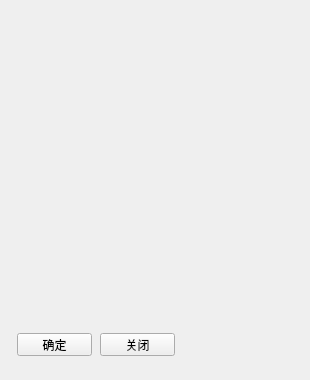
<?xml version="1.0" encoding="UTF-8"?>
<ui version="4.0">
 <class>ConfigColumn</class>
 <widget class="QMainWindow" name="ConfigColumn">
  <property name="geometry">
   <rect>
    <x>0</x>
    <y>0</y>
    <width>310</width>
    <height>380</height>
   </rect>
  </property>
  <property name="windowTitle">
   <string>显示列</string>
  </property>
  <widget class="QWidget" name="centralwidget">
   <layout class="QVBoxLayout" name="verticalLayout_2">
    <item>
     <widget class="QWidget" name="widget_2" native="true">
      <property name="styleSheet">
       <string notr="true">background-color:;</string>
      </property>
      <layout class="QVBoxLayout" name="verticalLayout_3">
       <item>
        <layout class="QVBoxLayout" name="verticalLayout"/>
       </item>
      </layout>
     </widget>
    </item>
    <item>
     <widget class="QWidget" name="widget" native="true">
      <property name="maximumSize">
       <size>
        <width>16777215</width>
        <height>60</height>
       </size>
      </property>
      <widget class="QPushButton" name="btnSave">
       <property name="geometry">
        <rect>
         <x>8</x>
         <y>22</y>
         <width>75</width>
         <height>23</height>
        </rect>
       </property>
       <property name="text">
        <string>确定</string>
       </property>
      </widget>
      <widget class="QPushButton" name="pushButton_2">
       <property name="geometry">
        <rect>
         <x>91</x>
         <y>22</y>
         <width>75</width>
         <height>23</height>
        </rect>
       </property>
       <property name="text">
        <string>关闭</string>
       </property>
      </widget>
     </widget>
    </item>
   </layout>
  </widget>
 </widget>
 <resources/>
 <connections/>
</ui>
